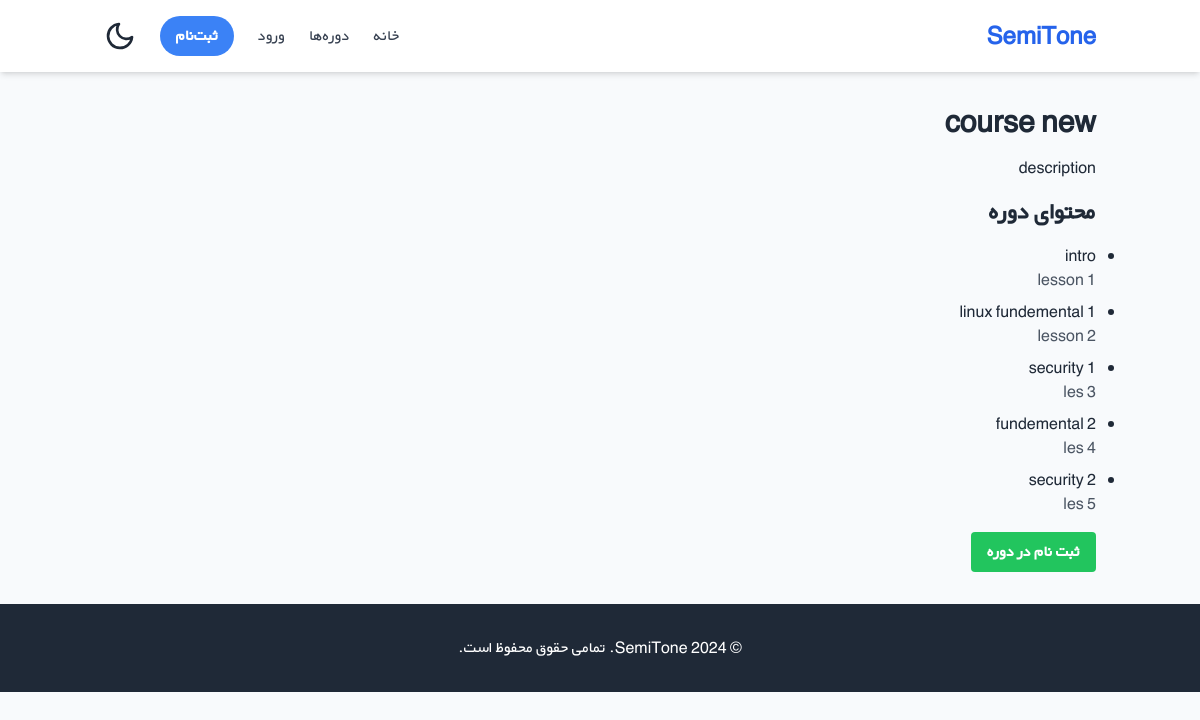
/course_detail.php?course_id=7, run on the app's committed database.
### tables this page shows
CREATE TABLE courses (
            id INTEGER PRIMARY KEY AUTOINCREMENT,
            title TEXT NOT NULL,
            description TEXT,
            image TEXT,
            created_at DATETIME DEFAULT CURRENT_TIMESTAMP,
            updated_at DATETIME DEFAULT CURRENT_TIMESTAMP
        );

CREATE TABLE videos (
            id INTEGER PRIMARY KEY AUTOINCREMENT,
            course_id INTEGER,
            url TEXT NOT NULL,
            title TEXT,
            description TEXT,
            order_index INTEGER,
            FOREIGN KEY (course_id) REFERENCES courses(id) ON DELETE CASCADE
        );

### course_detail.php (the view, shortened to what this page needs)
<?php
$courseId = isset($_GET['course_id']) ? trim($_GET['course_id']) : (isset($_GET['id']) ? trim($_GET['id']) : '');
try {
    $db = Database::getInstance();
    $conn = $db->getConnection();
    $stmt = $conn->prepare('
        SELECT
            c.*,
            COUNT(v.id) as video_count
        FROM courses c
        LEFT JOIN videos v ON c.id = v.course_id
        WHERE c.id = :course_id
        GROUP BY c.id
    ');
    $stmt->bindValue(':course_id', $courseId, SQLITE3_INTEGER);
    $result = $stmt->execute();
    $course = $result->fetchArray(SQLITE3_ASSOC);
    $isEnrolled = false;
    $videos = [];
    $stmt = $conn->prepare('
        SELECT * FROM videos
        WHERE course_id = :course_id
        ORDER BY order_index ASC
    ');
    $stmt->bindValue(':course_id', $courseId, SQLITE3_INTEGER);
    $result = $stmt->execute();
    while ($row = $result->fetchArray(SQLITE3_ASSOC)) {
        $videos[] = $row;
    }
    include('header.php');
    ?>
    <div class="container mx-auto px-4 py-8" dir="rtl">
        <h1 class="text-3xl font-bold mb-4"><?php echo htmlspecialchars($course['title']); ?></h1>
        <p class="mb-4"><?php echo nl2br(htmlspecialchars($course['description'])); ?></p>
        <div class="mb-4">
            <h2 class="text-2xl font-bold mb-4">محتوای دوره</h2>
            <?php if (!empty($videos)): ?>
                <ul class="list-disc pl-8 space-y-2">
                    <?php foreach ($videos as $video): ?>
                        <li>
                            <?php
                            echo htmlspecialchars($video['title'] ?? "درس " . ($video['order_index'] + 1));
                            if (!empty($video['description'])) {
                                echo '<p class="text-gray-600">' . nl2br(htmlspecialchars($video['description'])) . '</p>';
                            }
                            ?>
                        </li>
                    <?php endforeach; ?>
                </ul>
            <?php else: ?>
                <p>محتوایی برای نمایش وجود ندارد.</p>
            <?php endif; ?>
        </div>
        <?php if ($isEnrolled): ?>
            <a href="course_content.php?course_id=<?php echo urlencode($courseId); ?>"
               class="bg-green-500 hover:bg-green-600 text-white font-bold py-2 px-4 rounded">
                ادامه دوره
            </a>
        <?php else: ?>
            <form action="enroll.php" method="POST">
                <button type="submit" class="bg-green-500 hover:bg-green-600 text-white font-bold py-2 px-4 rounded">
                    ثبت نام در دوره
                </button>
            </form>
        <?php endif; ?>
    </div>
    <?php include('footer.php');
} catch (Exception $e) {
    custom_error_log("Error in course_detail.php: " . $e->getMessage());
    echo "Error loading course details. Please try again later.";
}
?>

### header.php (shortened to what this page needs)
<!DOCTYPE html>
<html lang="fa">
<head>
    <script src="https://cdn.tailwindcss.com"></script>
</head>
<body class="bg-gray-50 text-gray-900 light-mode" dir="rtl">
    <header class="bg-white shadow-md">
        <div class="container mx-auto px-4 py-4">
            <div class="flex justify-between items-center">
                <a href="index.php" class="text-2xl font-bold text-blue-600 hover:text-blue-800 transition duration-300">SemiTone</a>
                <div class="flex items-center space-x-reverse space-x-6">
                    <nav class="hidden md:flex items-center space-x-reverse space-x-6">
                        <a href="index.php" class="text-gray-700 hover:text-blue-600 transition duration-300">خانه</a>
                        <a href="courses.php" class="text-gray-700 hover:text-blue-600 transition duration-300">دوره‌ها</a>
                        <?php if (isset($_SESSION['admin_logged_in']) && $_SESSION['admin_logged_in']): ?>
                            <div class="relative">
                                <button class="text-gray-700 hover:text-blue-600 transition duration-300 focus:outline-none" id="adminMenuButton">
                                    داشبورد مدیریت
                                </button>
                                <div class="absolute hidden bg-white shadow-md rounded mt-2" id="adminMenu">
                                    <a href="admin_dashboard.php" class="block px-4 py-2 text-gray-700 hover:bg-gray-100">داشبورد</a>
                                    <a href="admin_manage_clients.php" class="block px-4 py-2 text-gray-700 hover:bg-gray-100">مدیریت مشتریان</a>
                                    <a href="admin_tickets.php" class="block px-4 py-2 text-gray-700 hover:bg-gray-100">مدیریت تیکت‌ها</a>
                                    <a href="courses.php" class="block px-4 py-2 text-gray-700 hover:bg-gray-100">مدیریت دوره‌ها</a>
                                </div>
                            </div>
                            <a href="logout.php" class="bg-red-500 hover:bg-red-600 text-white font-bold py-2 px-4 rounded-full transition duration-300">خروج مدیریت</a>
                        <?php elseif (isset($_SESSION['user_logged_in']) && $_SESSION['user_logged_in']): ?>
                            <a href="client_dashboard.php" class="text-gray-700 hover:text-blue-600 transition duration-300">داشبورد</a>
                            <a href="logout.php" class="bg-red-500 hover:bg-red-600 text-white font-bold py-2 px-4 rounded-full transition duration-300">خروج</a>
                        <?php else: ?>
                            <a href="login_member.php" class="text-gray-700 hover:text-blue-600 transition duration-300">ورود</a>
                            <a href="register.php" class="bg-blue-500 hover:bg-blue-600 text-white font-bold py-2 px-4 rounded-full transition duration-300">ثبت‌نام</a>
                        <?php endif; ?>
                    </nav>
                    <button id="darkModeToggle" class="text-2xl">
                        <svg id="moonIcon" class="w-8 h-8" fill="none" stroke="currentColor" viewBox="0 0 24 24" xmlns="http://www.w3.org/2000/svg">
                            <path stroke-linecap="round" stroke-linejoin="round" stroke-width="2" d="M21 12.79A9 9 0 1111.21 3a7 7 0 009.79 9.79z"></path>
                        </svg>
                    </button>
                </div>
            </div>
        </div>
    </header>
</body>
</html>

### footer.php
<footer class="bg-gray-800 text-white py-8" dir="rtl">
    <div class="container mx-auto px-4">
        <p class="text-center">© <?php echo date('Y'); ?> SemiTone. تمامی حقوق محفوظ است.</p>
    </div>
</footer>
</body>
</html>

### header.php (style rules this page uses)
body { font-family: 'BYekan', sans-serif; }
body.light-mode { background-color: #f8fafc; color: #1f2937; }

### data on the page
courses: title "course new", description "description"
videos: title "intro", description "lesson 1"
videos: title "linux fundemental 1", description "lesson 2"
videos: title "security 1", description "les 3"
videos: title "fundemental 2", description "les 4"
videos: title "security 2", description "les 5"
